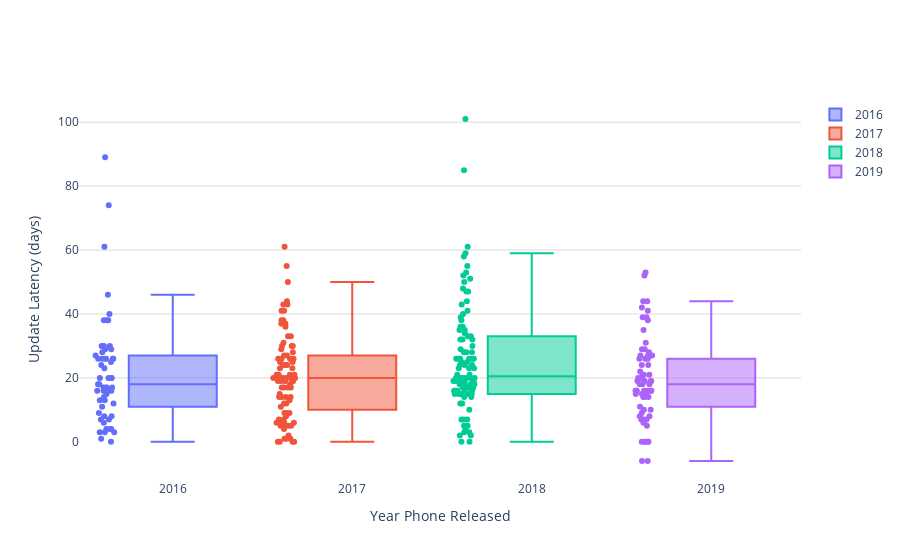

Notebook code for this chart:
### Code cell
data=[]
for yr in allYears:
        print(yr)
        print(statistics.mean(perRelease[yr]))
        print()
        data.append(go.Box(
                y=perRelease[yr],
                name=str(yr),
            boxpoints = 'all',
            ))
        
# Edit the layout
layout = dict(#title = "Average Latency per 6 Month Periods after Release",
              yaxis = dict(title = 'Update Latency (days)',showgrid=True, gridcolor='rgb(219, 219, 219)'),
              xaxis = dict(title = 'Year Phone Released'),
              plot_bgcolor='rgba(0,0,0,0)',
              )

fig = dict(data=data, layout=layout)
py.offline.iplot(fig, filename='avg-latency-since-release-years.png')

### Figure 1 — Plotly figure (JSON) as saved in the notebook; plotly's stock layout.template omitted (floating-point values rounded to 4 significant figures)
{"data": [{"boxpoints": "all", "name": "2016", "type": "box", "y": [74, 13, 46, 89, 4, 29, 61, 40, 26, 38, 17, 38, 17, 17, 11, 16, 24, 25, 38, 17, 8, 30, 1, 30, 8, 26, 20, 13, 26, 20, 28, 0, 6, 16, 12, 14, 23, 26, 18, 30, 29, 9, 27, 20, 18, 16, 3, 3, 7, 26, 4, 16, 3, 7, 26, 4, 15, 20]}, {"boxpoints": "all", "name": "2017", "type": "box", "y": [25, 30, 14, 26, 21, 5, 18, 31, 0, 30, 41, 17, 17, 55, 24, 44, 33, 27, 20, 43, 21, 19, 20, 38, 37, 26, 8, 20, 43, 21, 19, 20, 38, 37, 26, 26, 61, 24, 41, 29, 26, 2, 20, 11, 28, 17, 6, 9, 1, 23, 9, 1, 19, 14, 4, 50, 27, 37, 17, 6, 14, 23, 5, 20, 6, 12, 19, 0, 25, 1, 5, 13, 30, 20, 33, 12, 21, 9, 36, 24, 6, 14, 15, 20, 19, 0, 5, 7, 20, 19, 0, 7]}, {"boxpoints": "all", "name": "2018", "type": "box", "y": [101, 85, 24, 26, 25, 17, 30, 28, 41, 24, 5, 61, 0, 18, 5, 19, 59, 53, 38, 15, 23, 15, 15, 50, 44, 26, 23, 26, 24, 28, 29, 32, 16, 26, 16, 58, 25, 18, 28, 14, 39, 48, 35, 20, 36, 19, 18, 16, 35, 20, 19, 16, 34, 32, 17, 2, 14, 26, 55, 26, 33, 17, 7, 47, 0, 10, 2, 40, 47, 52, 51, 32, 4, 26, 19, 23, 18, 15, 15, 15, 21, 19, 43, 21, 36, 12, 20, 7, 16, 20, 3, 15, 15, 12, 20, 7, 16, 20, 3, 15, 33, 19]}, {"boxpoints": "all", "name": "2019", "type": "box", "y": [16, 7, 16, 24, 18, 18, 21, 14, 27, 31, 18, 16, 52, 9, 53, 20, 26, 15, 16, 26, 15, 16, 26, 15, 16, 29, -6, 29, -6, 21, 27, 35, 24, 41, 0, 8, 44, 19, 20, 42, 22, 21, 44, 0, 19, 19, 10, 0, 0, 19, 19, 10, 0, 5, 7, 15, 27, 8, 16, 6, 14, 7, 38, 15, 39, 28, 16, 11, 14, 39]}], "layout": {"plot_bgcolor": "rgba(0,0,0,0)", "xaxis": {"title": {"text": "Year Phone Released"}}, "yaxis": {"gridcolor": "rgb(219, 219, 219)", "showgrid": true, "title": {"text": "Update Latency (days)"}}}}
